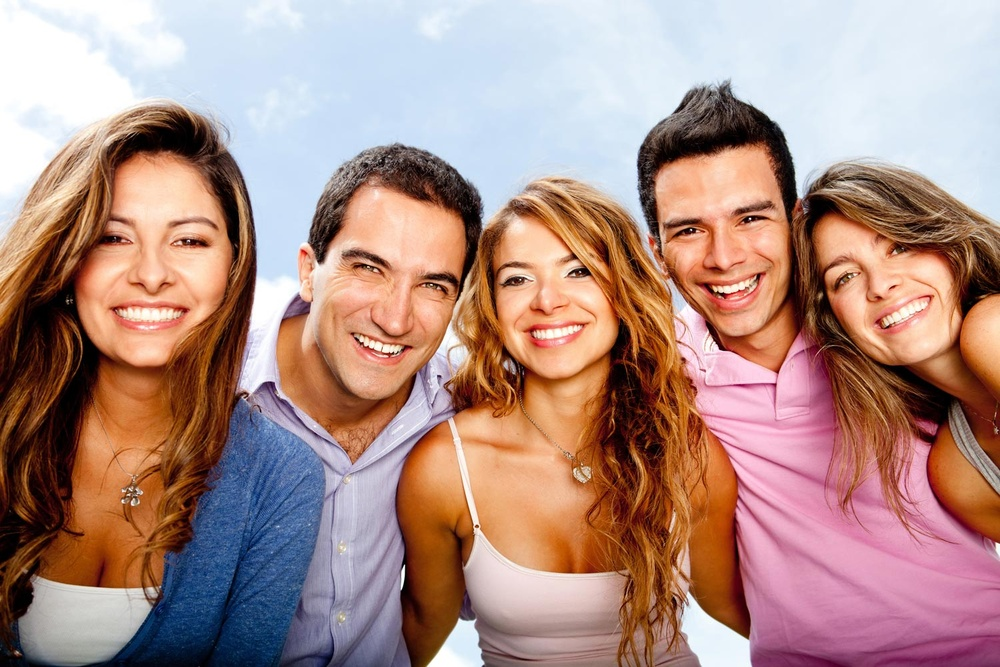
#> input picture Python/img.jpg, 1000 x 667 px, shrunk from 1500 x 1000 before the run
$ jupyter execute --allow-errors face_recognition.ipynb   (older library calls are emulated)
#> lines starting #> are read from the running program, lines starting #| are printed output that depends on the picture
[cell 1]
import cv2
import numpy as np
import matplotlib.pyplot as plt

Была взята готовая НС архетектуры SSD

- deploy.prototxt — файл описывающий слои нашей нейронной сети.
- caffemodel — веса, вычисленные во время тренировки модели.

[cell 2]
protoFile = "deploy.prototxt.txt"
weightsFile = "res10_300x300_ssd_iter_140000_fp16.caffemodel"

Загрузка модели

#> (a cell that did not finish here is left out)

imread сразу преобразует исходную картинку в массив Numpy

[cell 4]
image = cv2.imread("img.jpg")
#> image is the input picture: shape (667, 1000, 3); mean B, G, R 134, 141.6, 175.2

# Изменяем входное изображение
- Приводим к размеру, по которому обучалась НС (300х300)
- Делаем среднее вычитание, (104.0, 177.0, 123.0) это среднее значение RGB из набора данных. Ниже приведенно измененное изображение.
Насколько я понял, это нужно для того, чтобы уровнять освященность изображенний из набора данных, дабы освещенность изображения не влияла на работу НС.

[cell 5]
height, width = image.shape[:2]
#> height = 667; width = 1000
blob = cv2.dnn.blobFromImage(image, 1.0, (300, 300), (104.0, 177.0, 123.0))
blob_print = blob

[cell 6]
blob_print = blob_print[0]
print(blob_print.shape)
#| (3, 300, 300)
blob_print = np.swapaxes(blob_print, 0, 2)
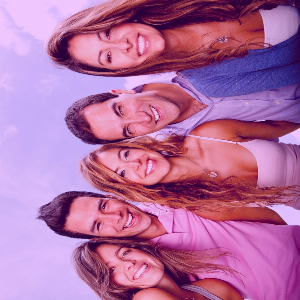
#> blob_print: shape (300, 300, 3) float32; mean of channels 0, 1, 2 29.9, -35.5, 52.1; drawn with min black and max white
blob_print = np.swapaxes(blob_print, 0, 1)
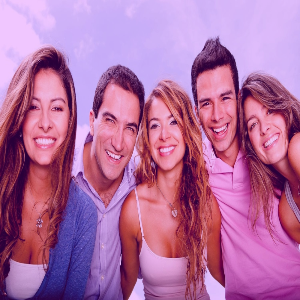
#> blob_print: shape (300, 300, 3) float32; mean of channels 0, 1, 2 29.9, -35.5, 52.1; drawn with min black and max white
print(blob_print.shape)
#| (300, 300, 3)
plt.imshow(blob_print)
plt.show()
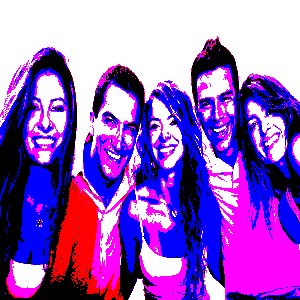
#> shown: shape (300, 300, 3) float32; mean R, G, B 0.606, 0.385, 0.773

#> (a cell that did not finish here is left out)

#> (a cell that did not finish here is left out)

[cell 9]
# Преобразование в RGB
image = cv2.cvtColor(image, cv2.COLOR_BGR2RGB)
plt.imshow(image)
plt.show()
